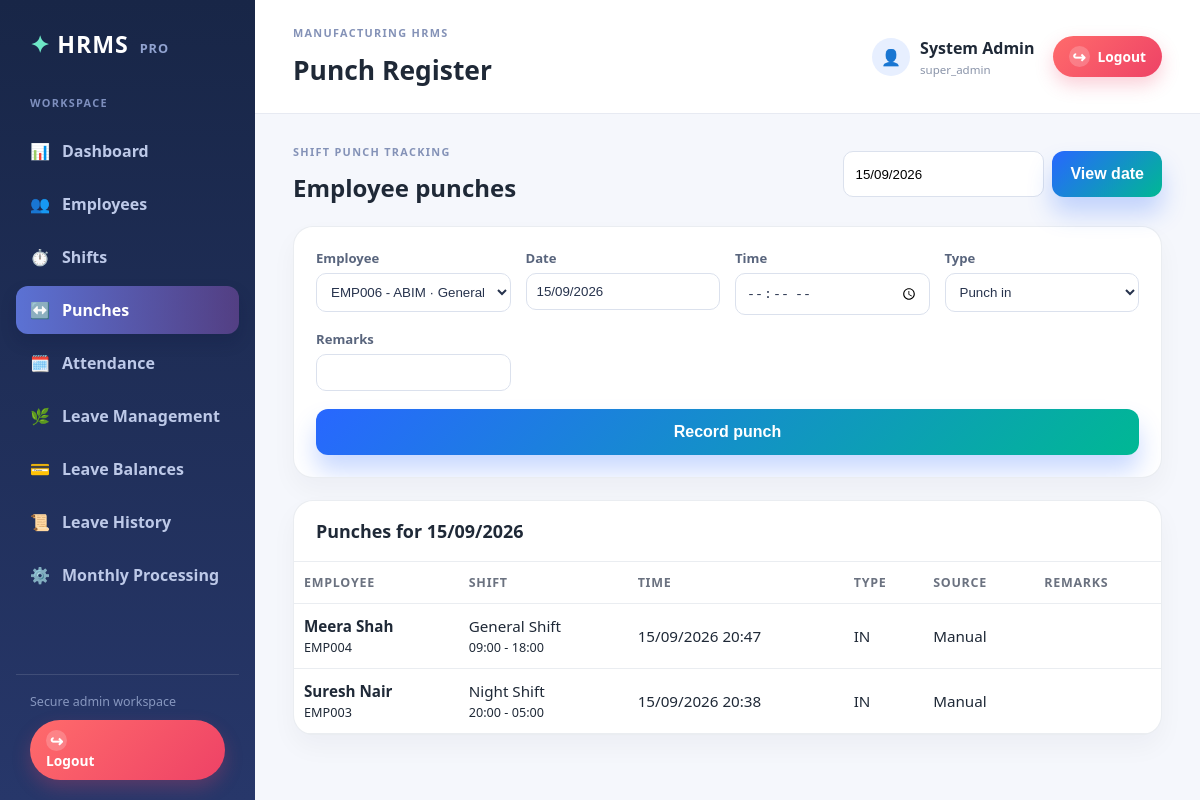
/admin/punches.php (signed in), run on the app's committed database.
### tables this page shows
CREATE TABLE `attendance_punches` (
  `id` int(11) NOT NULL,
  `employee_id` int(11) NOT NULL,
  `shift_id` int(11) DEFAULT NULL,
  `punch_date` date NOT NULL,
  `punch_time` datetime NOT NULL,
  `punch_type` enum('in','out') NOT NULL,
  `source` enum('manual','device','import') NOT NULL DEFAULT 'manual',
  `remarks` varchar(255) DEFAULT NULL,
  `created_at` timestamp NOT NULL DEFAULT current_timestamp()
);

CREATE TABLE `employees` (
  `id` int(11) NOT NULL,
  `employee_code` varchar(50) NOT NULL,
  `full_name` varchar(150) NOT NULL,
  `department_id` int(11) DEFAULT NULL,
  `email` varchar(150) DEFAULT NULL,
  `phone` varchar(30) DEFAULT NULL,
  `login_username` varchar(80) DEFAULT NULL,
  `password_hash` varchar(255) DEFAULT NULL,
  `credential_year` smallint(6) DEFAULT NULL,
  `status` enum('active','inactive','on_leave') DEFAULT 'active',
  `shift_id` int(11) DEFAULT NULL,
  `created_at` timestamp NOT NULL DEFAULT current_timestamp()
);

CREATE TABLE `shifts` (
  `id` int(11) NOT NULL,
  `shift_name` varchar(100) NOT NULL,
  `start_time` time NOT NULL,
  `end_time` time NOT NULL,
  `grace_minutes` int(11) DEFAULT 10,
  `late_threshold_minutes` int(11) DEFAULT 15,
  `overtime_after_minutes` int(11) DEFAULT 60,
  `is_night_shift` tinyint(1) DEFAULT 0,
  `created_at` timestamp NOT NULL DEFAULT current_timestamp()
);

### includes/admin_helpers.php (called while the page is built, shortened)
<?php
require_once __DIR__ . '/config.php';
function normalizeDate(string $value, string $errorMessage = 'Please enter a valid date in DD/MM/YYYY format.'): string
{
    $value = trim($value);
    $formats = ['Y-m-d', 'd/m/Y'];
    foreach ($formats as $format) {
        $date = DateTime::createFromFormat('!' . $format, $value);
        $errors = DateTime::getLastErrors();
        $hasErrors = is_array($errors) && ($errors['warning_count'] > 0 || $errors['error_count'] > 0);
        if ($date && !$hasErrors && $date->format($format) === $value) {
            return $date->format('Y-m-d');
        }
    }
    throw new InvalidArgumentException($errorMessage);
}

### includes/config.php (called while the page is built, shortened)
<?php
$DB_HOST = 'localhost';
$DB_USER = 'root';
$DB_PASS = '';
$DB_NAME = 'hrms_db';
function getDbConnection(): mysqli
{
    global $DB_HOST, $DB_USER, $DB_PASS, $DB_NAME;
    $conn = new mysqli($DB_HOST, $DB_USER, $DB_PASS, $DB_NAME);
    function e(string $value): string
    {
        return htmlspecialchars($value, ENT_QUOTES, 'UTF-8');
    }
    function displayDate(string $value): string
    {
        $date = DateTime::createFromFormat('!Y-m-d', substr($value, 0, 10));
        return $date ? $date->format('d/m/Y') : $value;
    }
    $conn->set_charset('utf8mb4');
    return $conn;
}

### admin/punches.php (the view, shortened to what this page needs)
<?php
require_once __DIR__ . '/../includes/admin_helpers.php';
require_once __DIR__ . '/../includes/layout.php';
$conn = adminDb();
$transactionStarted = false;
$date = date('Y-m-d');
try {
    $date = normalizeDate((string)($_GET['date'] ?? $date), 'Please select a valid date in DD/MM/YYYY format.');
} catch (Throwable $e) {
    if ($transactionStarted) {
        $conn->rollback();
        $transactionStarted = false;
    }
    if (isAjaxRequest()) {
        sendAjaxError($e);
    }
    flash($e->getMessage(), 'error');
}
$employees = $conn->query(
    'SELECT e.id,e.employee_code,e.full_name,s.shift_name,s.start_time,s.end_time
     FROM employees e LEFT JOIN shifts s ON s.id=e.shift_id
     WHERE e.status="active" ORDER BY e.full_name'
);
$punchType = in_array($_GET['punch_type'] ?? '', ['in', 'out'], true) ? $_GET['punch_type'] : '';
$punchFilterSql = $punchType !== '' ? ' AND p.punch_type=?' : '';
$rows = $conn->prepare(
    'SELECT p.*, e.employee_code, e.full_name, s.shift_name, s.start_time, s.end_time
     FROM attendance_punches p
     JOIN employees e ON e.id=p.employee_id
     LEFT JOIN shifts s ON s.id=p.shift_id
     WHERE p.punch_date=?' . $punchFilterSql . ' ORDER BY p.punch_time DESC LIMIT ? OFFSET ?'
);
$pageSize = 10;
$page = max(1, (int)($_GET['page'] ?? 1));
$countRows = $conn->prepare('SELECT COUNT(*) AS total FROM attendance_punches WHERE punch_date=?' . ($punchType !== '' ? ' AND punch_type=?' : ''));
if ($punchType !== '') {
    $countRows->bind_param('ss', $date, $punchType);
} else {
    $countRows->bind_param('s', $date);
}
$countRows->execute();
$totalRows = (int)$countRows->get_result()->fetch_assoc()['total'];
$totalPages = max(1, (int)ceil($totalRows / $pageSize));
$page = min($page, $totalPages);
$offset = ($page - 1) * $pageSize;
if ($punchType !== '') {
    $rows->bind_param('ssii', $date, $punchType, $pageSize, $offset);
} else {
    $rows->bind_param('sii', $date, $pageSize, $offset);
}
$rows->execute();
$result = $rows->get_result();
?>
<div class="page-heading">
    <div><p class="eyebrow">SHIFT PUNCH TRACKING</p><h2><?= $punchType !== '' ? 'Punch ' . strtoupper($punchType) . ' records' : 'Employee punches' ?></h2></div>
    <form class="inline-form" data-date-form><input type="text" name="date" value="<?= e(displayDate($date)) ?>" placeholder="dd/mm/yyyy" inputmode="numeric" pattern="\d{2}/\d{2}/\d{4}" maxlength="10" autocomplete="off" required aria-label="View date (dd/mm/yyyy)"><button class="btn btn-primary">View date</button></form>
</div>
<div class="panel form-panel">
    <form method="post" data-ajax-form>
        <div class="form-grid">
            <label>Employee<select name="employee_id" required><?php while ($employee = $employees->fetch_assoc()): ?><option value="<?= (int)$employee['id'] ?>"><?= e($employee['employee_code'] . ' - ' . $employee['full_name'] . ($employee['shift_name'] ? ' · ' . $employee['shift_name'] : ' · No shift assigned')) ?></option><?php endwhile; ?></select></label>
            <label>Date<input type="text" name="punch_date" value="<?= e(displayDate($date)) ?>" placeholder="dd/mm/yyyy" inputmode="numeric" pattern="\d{2}/\d{2}/\d{4}" maxlength="10" autocomplete="off" required aria-label="Punch date (dd/mm/yyyy)"></label>
            <label>Time<input type="time" name="punch_time" required></label>
            <label>Type<select name="punch_type" required><option value="in">Punch in</option><option value="out">Punch out</option></select></label>
            <label>Remarks<input name="remarks" maxlength="255"></label>
        </div>
        <button class="btn btn-primary">Record punch</button>
    </form>
</div>
<div class="panel table-panel"><div class="panel-header"><h3>Punches for <?= e(displayDate($date)) ?></h3></div><div class="table-wrap"><table>
    <thead><tr><th>Employee</th><th>Shift</th><th>Time</th><th>Type</th><th>Source</th><th>Remarks</th></tr></thead>
    <tbody><?php if (!$result->num_rows): ?><tr><td colspan="6" class="empty-state">No punches recorded for this date.</td></tr><?php endif; ?>
    <?php while ($row = $result->fetch_assoc()): ?><tr><td><strong><?= e($row['full_name']) ?></strong><br><small><?= e($row['employee_code']) ?></small></td><td><?= e($row['shift_name'] ?? 'No shift') ?><br><small><?= $row['start_time'] !== null ? e(substr($row['start_time'], 0, 5) . ' - ' . substr($row['end_time'], 0, 5)) : '' ?></small></td><td><?= e(date('d/m/Y H:i', strtotime($row['punch_time']))) ?></td><td><?= e(strtoupper($row['punch_type'])) ?></td><td><?= e(ucfirst($row['source'])) ?></td><td><?= e((string)$row['remarks']) ?></td></tr><?php endwhile; ?></tbody>
</table></div></div>

### assets/css/style.css (style rules this page uses)
:root { --bg: #f4f7fb; --panel: #ffffff; --primary: #2867ff; --primary-dark: #1d4fd8; --secondary: #00b894; --warning: #f39c12; --danger: #e74c3c; --text: #1f2937; --muted: #6b7280; --shadow: 0 20px 45px rgba(31, 41, 55, 0.12); --border: rgba(148, 163, 184, 0.2); }
* { box-sizing: border-box; }
body { margin: 0; font-family: "Segoe UI", Tahoma, Geneva, Verdana, sans-serif; background: linear-gradient(135deg, #eef4ff 0%, #ecfff8 100%); color: var(--text); }
h1, h2, h3, h4, p { margin-top: 0; }
.btn { display: inline-flex; align-items: center; justify-content: center; border: none; border-radius: 12px; padding: 14px 18px; font-size: 1rem; font-weight: 700; cursor: pointer; transition: transform 0.2s ease, box-shadow 0.2s ease; }
.btn-primary { width: 100%; background: linear-gradient(135deg, var(--primary) 0%, var(--secondary) 100%); color: white; box-shadow: 0 16px 24px rgba(40, 103, 255, 0.25); }
.panel { background: var(--panel); border: 1px solid var(--border); border-radius: 20px; box-shadow: 0 12px 26px rgba(15, 23, 42, 0.04); overflow: hidden; }
.panel-header { padding: 20px 22px; border-bottom: 1px solid var(--border); display: flex; align-items: center; justify-content: space-between; gap: 10px; }
.panel-header h3 { margin: 0; font-size: 1.12rem; }
.table-wrap { overflow-x: auto; }
table { width: 100%; border-collapse: collapse; }
th, td { padding: 12px 10px; text-align: left; border-bottom: 1px solid rgba(148, 163, 184, 0.2); font-size: 0.95rem; }
th { color: var(--muted); font-size: 0.78rem; letter-spacing: 0.06em; text-transform: uppercase; }
.admin-body { background: #f5f7fc; }
.menu-caption, .eyebrow { color: #8492b7; font-size: .68rem; font-weight: 800; letter-spacing: .12em; margin: 0 0 12px; }
.page-heading { display: flex; justify-content: space-between; align-items: center; gap: 15px; margin-bottom: 22px; }
.page-heading h2 { margin: 0; font-size: 1.5rem; }
.inline-form { display: flex; gap: 8px; }
.inline-form input { border: 1px solid #dbe1ed; border-radius: 10px; padding: 11px; }
.table-panel { padding: 0; }
.table-panel .panel-header { padding: 18px 22px; }
.table-panel table { min-width: 780px; }
.form-panel { margin-bottom: 22px; padding: 22px; }
.form-grid { display: grid; grid-template-columns: repeat(auto-fit, minmax(180px, 1fr)); gap: 15px; margin-bottom: 18px; }
.form-grid label { color: #59657d; font-size: .82rem; font-weight: 700; }
.form-grid input, .form-grid select { display: block; box-sizing: border-box; width: 100%; margin-top: 6px; border: 1px solid #dbe1ed; border-radius: 10px; padding: 10px; background: #fff; color: #27334d; }

### data on the page
attendance_punches: employee.full_name "Meera Shah", employee.employee_code "EMP004", shift.shift_name "General Shift", shift.end_time "09:00 - 18:00", punch_time "15/09/2026 20:47", punch_type "IN", source "Manual"
attendance_punches: employee.full_name "Suresh Nair", employee.employee_code "EMP003", shift.shift_name "Night Shift", shift.end_time "20:00 - 05:00", punch_time "15/09/2026 20:38", punch_type "IN", source "Manual"

### other printed values
$menu[0] "📊"
$menu[1] "Dashboard"
$menu[0] "👥"
$menu[1] "Employees"
$menu[0] "⏱️"
$menu[1] "Shifts"
$menu[0] "↔️"
$menu[1] "Punches"
$menu[0] "🗓️"
$menu[1] "Attendance"
$menu[0] "🌿"
$menu[1] "Leave Management"
$menu[0] "💳"
$menu[1] "Leave Balances"
$menu[0] "📜"
